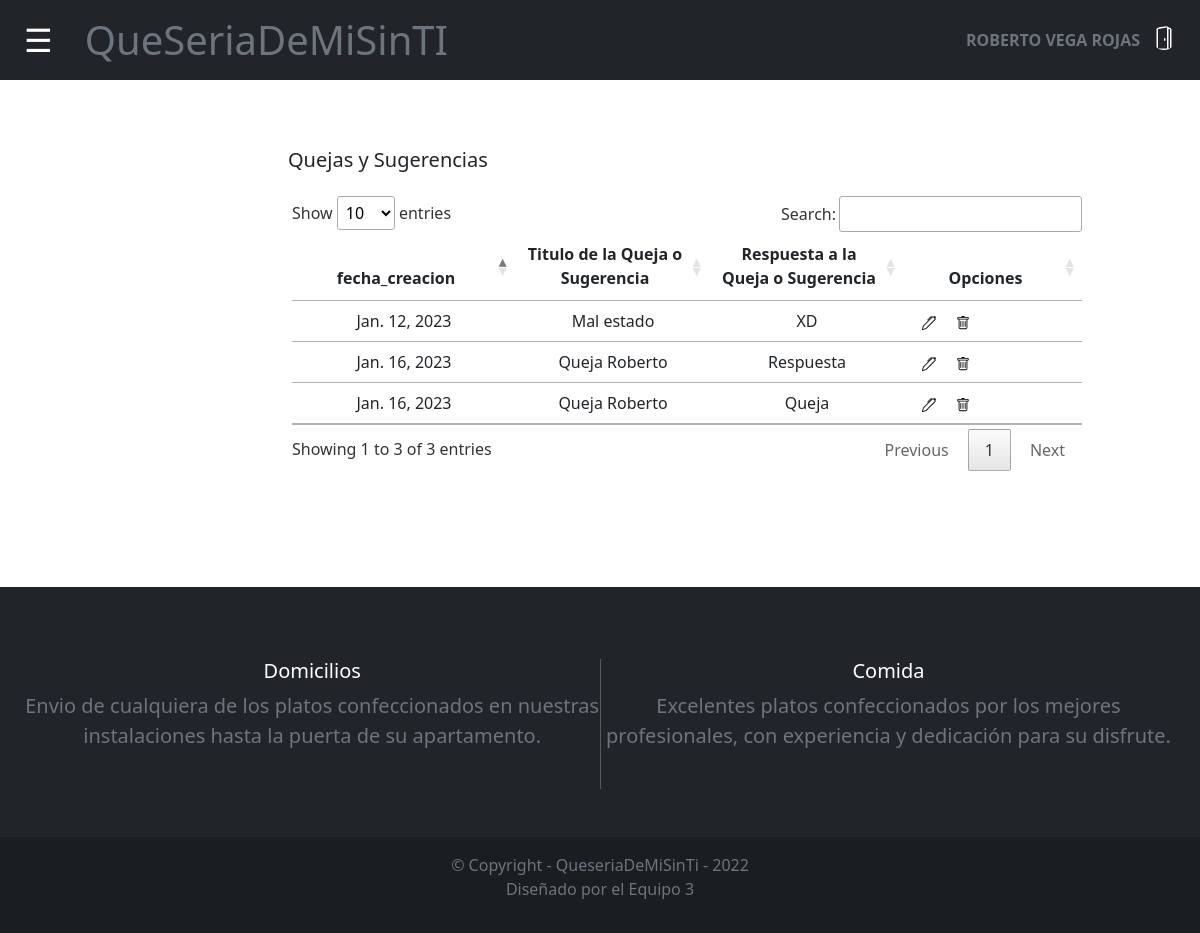
/respuestas/ (signed in), run on the app's committed database.
### Queseriademisinti/models.py (models this page shows, shortened)
class User(AbstractBaseUser, PermissionsMixin):
    email = models.EmailField(max_length=255, unique=True)
    username = models.CharField(max_length=255, default="Cambio",validators=[validate_name])
    dir = models.CharField(max_length=255,blank=False, null=False)
    ci = models.CharField(max_length=11, unique=True, null=False, blank=False,validators=[validate_ci])
    tfno = models.CharField(max_length=50,validators=[validate_tfno],unique=True)
    is_cliente = models.BooleanField(default=False)
    is_active = models.BooleanField(default=True)
    is_staff = models.BooleanField(default=False)
    objects = UserManager()
    USERNAME_FIELD = 'email'
    REQUIRED_FIELDS = ['username', 'dir', 'ci', 'tfno']
    def has_perm(self,perm,obj=None):
        return True

class Respuestas(models.Model):
    usuario_id = models.ForeignKey(User, on_delete=models.CASCADE)
    quejas_id = models.ForeignKey(Quejas,on_delete=models.CASCADE)
    descripcion = models.CharField(max_length=255, null=False, blank=False)
    fecha_creacion = models.DateField(blank=False, null=False, auto_now=True)
    class Meta:
        ordering = ['fecha_creacion']

class Quejas(models.Model):
    class tipoqueja (models.TextChoices):
        queja= 'Q', T('Queja')
        sugerencia= 'S', T('Sugerencia')
    usuario_id = models.ForeignKey(User, on_delete=models.CASCADE)
    tipo = models.CharField(max_length=1, choices=tipoqueja.choices, null=False, blank=False)
    titulo = models.CharField(max_length=255, unique=True, null=False, blank=False)
    descripcion = models.CharField(max_length=255, null=False, blank=False)
    fecha_creacion = models.DateField(blank=False, null=False, auto_now=True)
    class Meta:
        ordering = ['fecha_creacion','tipo', 'titulo']

### Queseriademisinti/views.py (the view)
# urls.py: path('respuestas/',views.RespuestasListView.as_view(), name='respuesta'),
class RespuestasListView(LoginRequiredMixin, PermissionRequiredMixin, ListView,):
        model = _models.Respuestas
        template_name = 'pages/respuestas/index.html'
        permission_required = 'Queseriademisinti.view_respuestas'
        def get_context_data(self, **kwargs):
            context = super().get_context_data(**kwargs)
            context['title'] = 'Listado de Respuestas'
            return context

### Queseriademisinti/templatetags/grupos_tag.py (called while the page is built)
@register.filter(name='has_group')
def has_group(user, group_name):
    group = Group.objects.filter(name=group_name)
    if group:
        group = group.first()
        return True if  group in user.groups.all() or user.is_superuser == True else False
    else:
        return False

### Queseriademisinti/templates/pages/respuestas/index.html (shortened to what this page needs)
{% extends 'base_principal.html' %}
{% load static %}
{% block content %}
<div class="container-fluid">
    <div class="row">
        <main class="col-md-9 ms-sm-auto col-lg-10 px-md-4 pb-5 scrollarea">
            <div class="container mt-3 ">
                <h1 class="fs-5">Quejas y Sugerencias</h1>
            </div>
            <div class="card border-0">
                <div class="card-body">
                    <div class="table-responsive">
                        <table id="entidadTable" class="table table-hover table-sm ">
                            <thead>
                            <tr>
                                <th scope="col" class="text-center" style="width: 10%">fecha_creacion</th>
                                <th scope="col" class="text-center" style="width: 10%">Titulo de la Queja o Sugerencia</th>
                                <th scope="col" class="text-center" style="width: 10%">Respuesta a la Queja o Sugerencia</th>
                                {% if perms.Queseriademisinti.change_quejas or perms.Queseriademisinti.delete_quejas %}
                                    <th scope="col" class="text-center" style="width: 10%">Opciones</th>
                                {% endif %}
                            </tr>
                            </thead>
                            <tbody>
                            {% for quejas in object_list %}
                                <tr>
                                    <td class="text-center">{{ quejas.fecha_creacion}}</td>
                                    <td class="text-center">{{ quejas.quejas_id.titulo}}</td>
                                    <td class="text-center">{{ quejas.descripcion }}</td>
                                    {% if perms.Queseriademisinti.change_quejas or perms.Queseriademisinti.delete_quejas %}
                                        <td>
                                            {% if perms.bugfinder.change_quejas %}
                                                <a id="" class=" mx-1 px-1 text-decoration-none" title="Editar"
                                                   href="{% url 'edit_repuesta' quejas.id %}">
                                                    <img class=""
                                                         src="{% static 'images/icons/pen.svg' %}"
                                                         alt="Modificar" width="14" height="14">
                                                </a>
                                            {% endif %}
                                            {% if perms.bugfinder.delete_quejas %}
                                            <a id="" class=" mx-1 px-1 text-decoration-none"
                                            title="Eliminar"
                                            href="{% url 'eliminar_respuesta' quejas.id %}">
                                            <img class=""
                                                  src="{% static 'images/icons/trash.svg' %}"
                                                  alt="Eliminar" width="14" height="14">
                                            </a>
                                            {% endif %}
                                        </td>
                                    {% endif %}
                                </tr>
                            {% endfor %}
                            </tbody>
                        </table>
                    </div>
                </div>
            </div>
        </div>
{% endblock content %}

### Queseriademisinti/templates/navbar.html (shortened to what this page needs)
{% load static %}
{% load grupos_tag %}
<div>
    <nav class="d-flex flex-row justify-content-between aling-items-center bg-dark">
        <div class="d-flex flex-row mx-2 justify-content-center align-items-center">
            <span onclick="openNav()" class="mobile-nav-open-icon">&#9776</span>
            <a class="navbar-brand"
         href="{% url "principal" %}"><span class="display-6 text-light text-muted"><strong>QueSeriaDeMiSinTI</strong></span></a
        >
        </div>
        <div class="navbar-nav px-4">
            <div class="nav-item text-nowrap d-flex flex-row">
                    {% if user.is_authenticated %}
                        <div class="p-1">
                            <span class="me-2 text-uppercase text-muted"><strong>{{ request.user.username}}
                        </strong></span>
                        </div>
                        <a class="" href="{% url 'logout' %}" id="logout" title="Salir">
                            <img src={% static  'images/icons/door-open.svg' %} alt="Desconectarse"
                                class="rounded-circle" width="24" height="24">
                        </a>
                    {%else%}
                    <a class="btn btn-outline-primary mx-2" href={% url 'login' %}>Iniciar Sesión</a>
                    <a class="btn btn-outline-primary mx-1" href={% url 'register' %}>Registrarse</a>
                    {% endif%}
            </div>
        </div>
    </nav>
</div>

### Queseriademisinti/static/css/index.css (style rules this page uses)
nav { width: 100%; height: 5rem; display: flex; justify-content: flex-start; align-items: center; position: relative; top: 0; left: 0; background-color: rgba(0, 0, 0, 0.2); z-index: 1; }
.mobile-nav-open-icon { font-size: 2rem; cursor: pointer; margin-right: 2rem; color: white; margin-left: 1rem; }

### data on the page
User: user.username "ROBERTO VEGA ROJAS"
Respuestas: fecha_creacion "Jan. 12, 2023", quejas_id.titulo "Mal estado", descripcion "XD"
Respuestas: fecha_creacion "Jan. 16, 2023", quejas_id.titulo "Queja Roberto", descripcion "Respuesta"
Respuestas: fecha_creacion "Jan. 16, 2023", quejas_id.titulo "Queja Roberto", descripcion "Queja"
